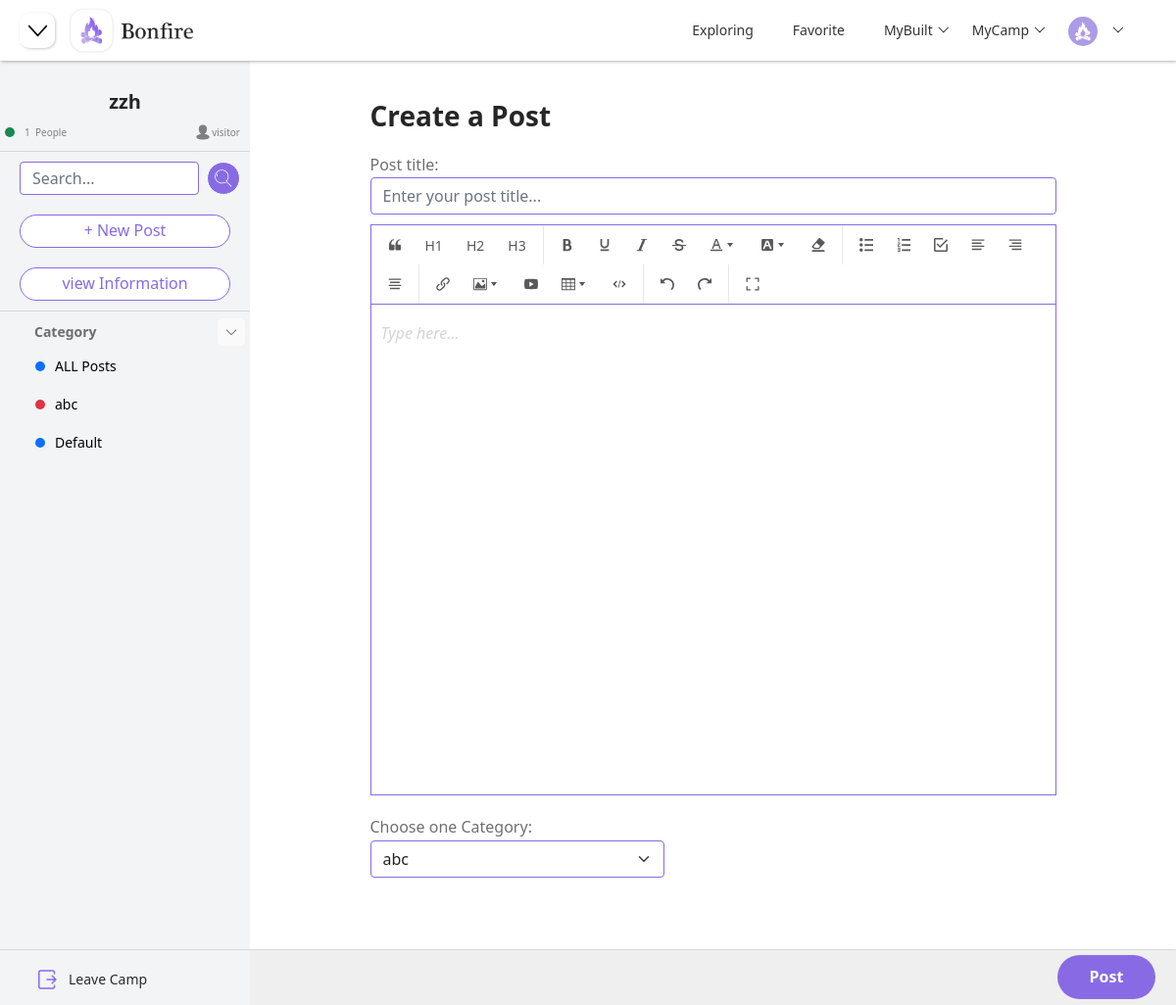
Screenshot of /camp/1/post (signed in) with the database file from the repository.
### models.py (models this page shows)
class CampModel(db.Model):
    __tablename__ = "camp"
    id = db.Column(db.Integer, primary_key=True, autoincrement=True)
    name = db.Column(db.String(100), nullable=False, unique=False)
    description = db.Column(db.String(200), nullable=True)
    background = db.Column(db.String(200), nullable=True, default="default_camp.png")
    create_time = db.Column(db.DateTime, default=datetime.now)

class CategoryModel(db.Model):
    __tablename__ = "category"
    id = db.Column(db.Integer, primary_key=True, autoincrement=True)
    name = db.Column(db.String(100), nullable=False, unique=False)
    color = db.Column(db.String(100), nullable=False, unique=False)
    create_time = db.Column(db.DateTime, default=datetime.now)
    camp_id = db.Column(db.Integer, db.ForeignKey("camp.id"))
    camp = db.relationship("CampModel", backref="categories")

### blueprints/camp.py (the view)
class Posts(Resource):
    method_decorators = [login_required, check_category]
    def get(self, camp_id):
        session["camp_id"] = camp_id
        camp = CampModel.query.filter_by(id=camp_id).first()
        if camp is None:
            return render_template("404.html")
        camp_user = CampUserModel.query.filter_by(camp_id=camp_id).all()
        users_num = len(camp_user)
        camp_dict = {"camp_id": camp.id, "camp_name": camp.name, "camp_description": camp.description,
                     "camp_background": camp.background, "users_num": users_num}
        user_id = session.get("user_id")
        if user_id:
            camp_user = CampUserModel.query.filter_by(user_id=user_id, camp_id=camp_id).first()
            if camp_user:
                identity = camp_user.identity
            else:
                identity = "visitor"
        else:
            identity = "visitor"
        categories = CategoryModel.query.filter_by(camp_id=camp_id).all()
        categories_list = []
        categories_dict = {}
        for category in categories:
            categories_dict["category_id"] = category.id
            categories_dict["category_name"] = category.name
            categories_dict["category_color"] = category.color
            categories_list.append(categories_dict)
            categories_dict = {}
        camp_builders = get_all_camp_builder()
        camp_joins = get_all_camp_join()
        return render_template("post.html", camp=camp_dict, categories=categories_list, identity=identity,
                               camp_builders=camp_builders, camp_joins=camp_joins, page_status="posts")

### app.py (called while the page is built)
@app.before_request
def before_request():
    user_id = session.get("user_id")
    if user_id:
        try:
            user = UserModel.query.get(user_id)
            g.user = user
        except:
            g.user = None

@app.context_processor
def context_processor():
    if hasattr(g, "user"):
        return {"user": g.user}
    else:
        return {}

### blueprints/camp.py (called while the page is built)
@api.representation('text/html')
def output_html(data, code, headers=None):
    if isinstance(data, str):
        resp = Response(data)
        return resp
    else:
        return Response(json.dumps(data), mimetype='application/json')

### controller.py (called while the page is built)
def get_all_camp_builder():
    user_id = session.get("user_id")
    if user_id:
        camp_user = CampUserModel.query.filter_by(user_id=user_id, identity="Builder").all()
        camps = []
        camp_dict = {}
        for camp in camp_user:
            camp_dict["camp_id"] = camp.camp_id
            camp = CampModel.query.filter_by(id=camp.camp_id).first()
            camp_dict["camp_name"] = camp.name
            camps.append(camp_dict)
            camp_dict = {}
        return camps
    else:
        return {}

def get_all_camp_join():
    user_id = session.get("user_id")
    if user_id:
        camp_user = CampUserModel.query.filter_by(user_id=user_id).filter(CampUserModel.identity.in_(["Admin", "Member"])).all()
        camps = []
        camp_dict = {}
        for camp in camp_user:
            camp_dict["camp_id"] = camp.camp_id
            camp = CampModel.query.filter_by(id=camp.camp_id).first()
            camp_dict["camp_name"] = camp.name
            camps.append(camp_dict)
            camp_dict = {}
        return camps
    else:
        return {}

### decoration.py (called while the page is built)
def login_required(func):
    @wraps(func)
    def wrapper(*args, **kwargs):
        if hasattr(g, 'user'):
            return func(*args, **kwargs)
        else:
            return redirect(url_for("user.login"))
    return wrapper

### templates/post.html (shortened to what this page needs)
{% extends "components/index_navi.html" %}
{% block head %}
    <link rel="stylesheet" href="{{ url_for('static', filename='css/camp.css') }}">
    <link rel="stylesheet" href="{{ url_for('static', filename='css/post.css') }}">
    <link rel="stylesheet" href="{{ url_for('static', filename='wangEditor/wang.css') }}">
{% endblock %}
{% block navi_shrink %}
    <button class="justify-content-start shrink-btn" onclick="side_post()">
    </button>
{% endblock %}
{% block body %}
    {% include "components/camp_side.html" %}
    {% include "components/post_container.html" %}
{% endblock %}

### templates/components/camp_side.html (shortened to what this page needs)
<div class="container-fluid" id="main-body">
    <div class="side-menu" id="side-menu">
        <div id="hide-menu">
            <div class="camp-info" id="camp-info">
                <h3 class="camp-name">
                    {{ camp["camp_name"] }}
                </h3>
                <div class="people-info">
                    <div class="item-info-people">
                        <div class="circle bg-success"></div>
                        <p class="info-people">{{ camp["users_num"] }} &nbsp</p>
                        <p class="info-people">People</p>
                    </div>
                    <div class="camp-identity">
                        <p class="info-people">{{ identity }}</p>
                    </div>
                </div>
            </div>
            <hr class="segmentation">
            <form class="d-flex" id="search-bar" method="get" action="/camp/searchpost">
                <input class="form-control me-2 add-input" type="search" placeholder="Search..." name="post_search">
                <button class="btn btn-primary" type="submit" id="search-btn">
                </button>
            </form>
            <a class="side-btn" href="/camp/{{ camp["camp_id"] }}/post">
                + New Post
            </a>
            {% if identity == "Admin" or identity == "Builder" %}
                <a class="side-btn" href="/camp/{{ camp["camp_id"] }}/manage">
                    Manage Camp
                </a>
            {% else %}
                <a class="side-btn" href="/camp/{{ camp["camp_id"] }}/manage">
                    view Information
                </a>
            {% endif %}
            <hr class="segmentation">
            <div class="side-title">
                <p id="category_list">Category</p>
                <button style="transform: rotate(0deg)" type="button" class="btn-toggle side-title-btn"
                        id="side-title-btn2"
                        onclick="rotate()" data-bs-toggle="collapse" data-bs-target="#dashboard">
                </button>
            </div>
            <div class="collapse show" id="dashboard">
                <div class="side-list2 side-list3">
                    <ul class="nav nav-pills flex-column mb-auto">
                        {% if page_status == "ALL" %}
                            <li class="nav-item nav-items nav-link list-items2 active-camp">
                                <a href="/camp/{{ camp["camp_id"] }}"
                                   class="list-item-link">
                                    <div class="circle bg-primary"></div>
                                    ALL Posts
                                </a>
                            </li>
                        {% else %}
                            <li class="nav-item nav-items nav-link list-items2">
                                <a href="/camp/{{ camp["camp_id"] }}"
                                   class="list-item-link">
                                    <div class="circle bg-primary"></div>
                                    ALL Posts
                                </a>
                            </li>
                        {% endif %}
                        {% for category in categories %}
                            {% if category["category_name"] == "Default" %}
                                {% if page_status == category["category_id"] %}
                                    <li class="nav-item nav-items nav-link list-items2 active-camp">
                                        <a href="/camp/{{ camp["camp_id"] }}/{{ category["category_id"] }}"
                                           class="list-item-link">
                                            <div class="circle bg-primary"></div>
                                            {{ category["category_name"] }}
                                        </a>
                                    </li>
                                {% else %}
                                    <li class="nav-item nav-items nav-link list-items2">
                                        <a href="/camp/{{ camp["camp_id"] }}/{{ category["category_id"] }}"
                                           class="list-item-link">
                                            <div class="circle bg-primary"></div>
                                            {{ category["category_name"] }}
                                        </a>
                                    </li>
                                {% endif %}
                            {% else %}
                                {% if category["category_color"] == "blue" %}
                                    {% set color = "bg-primary" %}
                                {% elif category["category_color"] == "red" %}
                                    {% set color = "bg-danger" %}
                                {% elif category["category_color"] == "green" %}
                                    {% set color = "bg-success" %}
                                {% elif category["category_color"] == "yellow" %}
                                    {% set color = "bg-warning" %}
                                {% endif %}
                                {% if page_status == category["category_id"] %}
                                    <li class="nav-item nav-items nav-link list-items2 active-camp">
                                {% else %}
                                    <li class="nav-item nav-items nav-link list-items2">
                                {% endif %}
                                <a href="/camp/{{ camp["camp_id"] }}/{{ category["category_id"] }}"
                                   class="list-item-link">
                                    <div class="circle {{ color }}"></div>
                                    {{ category["category_name"] }}
                                </a>
                            {% endif %}
                        </li>
                        {% endfor %}
                    </ul>
                </div>
            </div>
            <div class="side-bottom">
                <hr class="segmentation">
                <div class="dropdown">
                    <ul class="nav nav-pills flex-column mb-auto " id="side-list">
                        <li class="nav-item nav-items" id="leave-camp">
                            <a href="javascript:;" class="nav-link list-items" onclick="leave_camp()">
                                Leave Camp
                            </a>
                        </li>
                    </ul>
                </div>
            </div>
        </div>
    </div>
</div>

### static/css/base.css (style rules this page uses)
html { scroll-behavior:smooth; }
* { margin: 0; padding: 0; box-sizing: border-box; }
li { list-style: none }
button { cursor: pointer }
a { color: #D6D6D6; text-decoration: none !important; }
p { margin-bottom: unset !important; }
button, input { font-family: Microsoft YaHei, Heiti SC, tahoma, arial, Hiragino Sans GB, "\5B8B\4F53", sans-serif; border: 0; outline: none; }
.segmentation { color: gray; border-bottom: none !important; background-color: gray; }
.shrink-btn { margin-left: 20px; background-color: #ffffff; border-radius: 10px; width: 36px; height: 36px; box-shadow: 1px 1px 3px rgb(0 0 0 / 20%); transition: ease 0.3s; }
#shrink-svg { transition: ease 0.3s; }

### static/css/camp.css (style rules this page uses)
#main-body { display: flex; padding-left: 0; padding-right: 0; margin-top: 62px; }
@media (min-width: 751px) { #side-menu { position: fixed; display: flex; width: 255px; background-color: #f2f4f5; height: calc(100vh - 62px); transition: ease .5s; padding-top: 30px; overflow: hidden; flex-direction: column; left: 0; } }
.camp-name { font-size: 20px; font-weight: bold; text-align: center; margin-bottom: 10px; }
.people-info { display: flex; width: 100%; align-items: center; justify-content: space-between; }
.item-info-people { display: flex; margin-left: 5px; font-size: 10px; align-items: center; color: gray; }
.circle { display: inline-block; width: 10px; height: 10px; border-radius: 5px; margin-right: 10px; }
.camp-identity { display: flex; flex-direction: row; align-items: center; font-size: 10px; color: gray; margin-right: 10px; }
.info-people { display: inline; }
.add-input { border-color: #886be4; outline: 0; }
#search-bar { height: 34px; width: inherit; padding-left: 20px; padding-right: 10px; }
#search-btn { background-color: #886be4 !important; display: flex; border-color: unset !important; align-items: center; border-radius: 50%; height: 100%; width: 34px; flex-direction: column; justify-content: center; }
.side-btn { display: flex; justify-content: center; align-items: center; margin-top: 20px; color: #886be4; height: 34px; width: calc(100% - 40px); margin-left: 20px; margin-right: 20px; background-color: white; border-radius: 50px; border-style: solid; border-color: #886be4; border-width: 1px; transition: ease 0.3s; cursor: pointer; }
.side-title { position: relative; display: flex; padding-left: 35px; padding-right: 10px; align-items: center; margin-bottom: 7px; }
#category_list { font-weight: bold; font-size: 14px; color: #6E6E6E; }
.side-title-btn { position: absolute; right: 0; display: flex; justify-content: center; align-items: center; margin-right: 5px; text-align: center; height: 28px; width: 28px; border-radius: 5px; background-color: #FAFAFA; transition: ease .4s; }
#side-title-btn2 { transition: transform .4s ease; }
.side-bottom { position: absolute; width: 100%; bottom: 0; }
#side-list { flex-wrap: nowrap; margin-left: 20px; margin-right: 20px; margin-bottom: 0 !important; }
.list-items { display: flex; white-space: nowrap; height: 34px; width: 100%; align-items: center; overflow: hidden; color: #2B2B2B !important; font-size: 14px !important; flex-wrap: wrap; padding-bottom: 28px; margin-bottom: 10px; }
.side-list2 { overflow: scroll; overflow-x: hidden; overflow-y: auto; }
.side-list3 { flex-wrap: nowrap; margin-left: 20px; margin-right: 20px; margin-bottom: 0 !important; height: calc(100vh - 425px); }
.list-items2 { position: relative; display: flex; white-space: nowrap; height: 34px; width: 100%; align-items: center; overflow: hidden; color: #2B2B2B !important; font-size: 14px !important; margin-bottom: 5px; }
.list-item-link { position: absolute; left: 0; width: 65%; height: 100%; display: flex; align-items: center; white-space: nowrap; overflow: hidden; padding-left: 16px; color: black; text-decoration: none; }

### static/wangEditor/wang.css (style rules this page uses)
:root, :host { --w-e-textarea-bg-color: #fff; --w-e-textarea-color: #333; --w-e-textarea-border-color: #ccc; --w-e-textarea-slight-border-color: #e8e8e8; --w-e-textarea-slight-color: #d4d4d4; --w-e-textarea-slight-bg-color: #f5f2f0; --w-e-textarea-selected-border-color: #B4D5FF; --w-e-textarea-handler-bg-color: #4290f7; --w-e-toolbar-color: #595959; --w-e-toolbar-bg-color: #fff; --w-e-toolbar-active-color: #333; --w-e-toolbar-active-bg-color: #f1f1f1; --w-e-toolbar-disabled-color: #999; --w-e-toolbar-border-color: #e8e8e8; --w-e-modal-button-bg-color: #fafafa; --w-e-modal-button-border-color: #d9d9d9; }

### rows the page displays
CampModel: camp_name "zzh"
CategoryModel: category_name "abc"
CategoryModel: category_name "Default"

### other values shown
{{ camp["users_num"] }} "1"
{{ identity }} "visitor"
form field post_category "abc"
